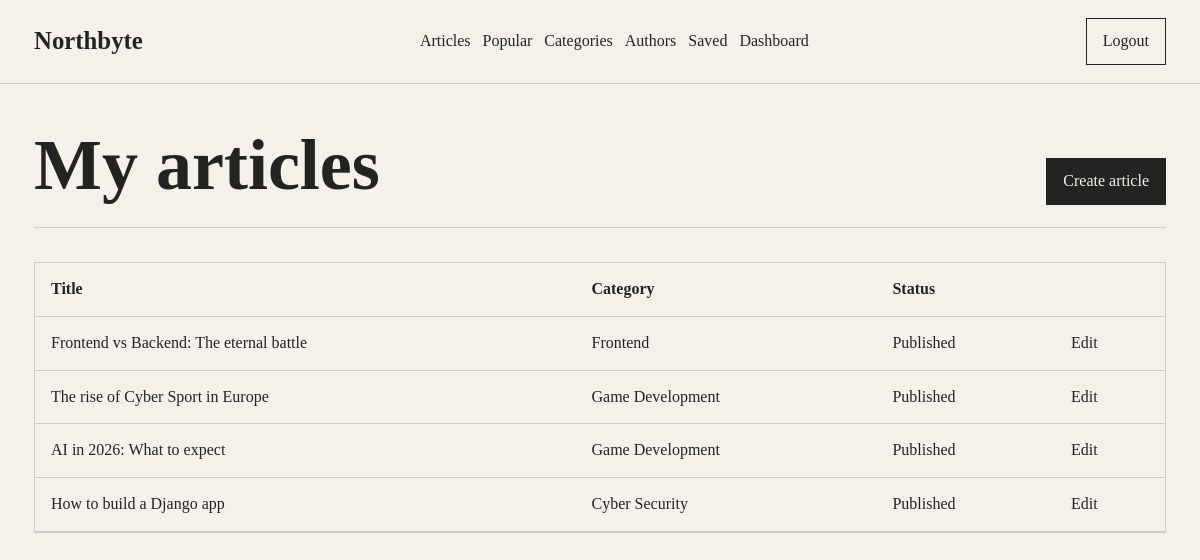
Page /articles/mine/ (signed in) on the earlier database version.
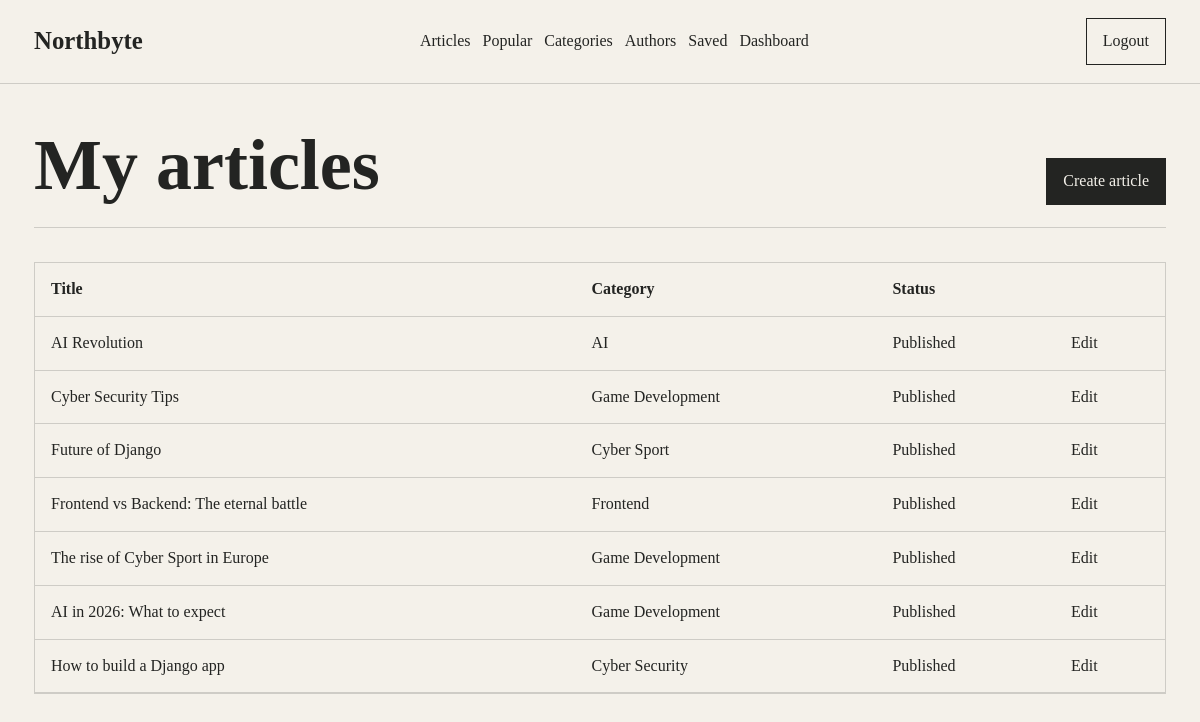
Same page on the later database version.
### articles/models.py (models this page shows, shortened)
class Article(models.Model):
    class Status(models.TextChoices):
        DRAFT = "draft", "Draft"
        PENDING = "pending", "Pending"
        PUBLISHED = "published", "Published"
        REJECTED = "rejected", "Rejected"
    title = models.CharField(max_length=180)
    slug = models.SlugField(max_length=220, unique=True, blank=True)
    author = models.ForeignKey(
        settings.AUTH_USER_MODEL,
        on_delete=models.CASCADE,
        related_name="articles",
    )
    image_url = models.URLField(max_length=500)
    excerpt = models.TextField(max_length=420)
    content = models.TextField()
    category = models.ForeignKey(
        Category,
        on_delete=models.PROTECT,
        related_name="articles",
    )
    status = models.CharField(
        max_length=20,
        choices=Status.choices,
        default=Status.PENDING,
    )
    created_at = models.DateTimeField(auto_now_add=True)
    updated_at = models.DateTimeField(auto_now=True)
    published_at = models.DateTimeField(null=True, blank=True)
    class Meta:
        ordering = ["-created_at"]
        verbose_name = "Article"
        verbose_name_plural = "Articles"
    def get_absolute_url(self):
        return reverse("articles:detail", kwargs={"slug": self.slug})

class Category(models.Model):
    name = models.CharField(max_length=80, unique=True)
    slug = models.SlugField(max_length=100, unique=True)
    class Meta:
        ordering = ["name"]
        verbose_name = "Category"
        verbose_name_plural = "Categories"

### articles/views.py (the view)
# urls.py: path("articles/mine/", views.my_articles, name="my_articles"),
@login_required
def my_articles(request):
    articles = Article.objects.filter(author=request.user).select_related("category")
    return render(request, "articles/my_articles.html", {"articles": articles})

### articles/templates/articles/my_articles.html (shortened to what this page needs)
{% extends "base.html" %}
{% block content %}
<section class="section-head">
    <h1>My articles</h1>
    <a class="button" href="{% url 'articles:create' %}">Create article</a>
</section>
<div class="table-panel">
    <table>
        <thead><tr><th>Title</th><th>Category</th><th>Status</th><th></th></tr></thead>
        <tbody>
        {% for article in articles %}
            <tr>
                <td><a href="{{ article.get_absolute_url }}">{{ article.title }}</a></td>
                <td>{{ article.category.name }}</td>
                <td>{{ article.get_status_display }}</td>
                <td><a href="{% url 'articles:update' article.slug %}">Edit</a></td>
            </tr>
        {% empty %}
            <tr><td colspan="4">No articles yet.</td></tr>
        {% endfor %}
        </tbody>
    </table>
</div>
{% endblock %}

### templates/base.html (shortened to what this page needs)
{% load static %}
<!doctype html>
<html lang="en">
<head>
    <link rel="stylesheet" href="{% static 'css/site.css' %}">
</head>
<body>
    <header class="site-header">
        <nav class="nav">
            <a class="brand" href="{% url 'articles:list' %}">Northbyte</a>
            <div class="nav-links">
                <a href="{% url 'articles:list' %}">Articles</a>
                <a href="{% url 'articles:popular' %}">Popular</a>
                <a href="{% url 'articles:categories' %}">Categories</a>
                <a href="{% url 'accounts:authors_list' %}">Authors</a>
                {% if user.is_authenticated %}
                    <a href="{% url 'articles:bookmarks' %}">Saved</a>
                    <a href="{% url 'accounts:dashboard' %}">Dashboard</a>
                {% endif %}
            </div>
            <div class="nav-actions">
                {% if user.is_authenticated %}
                    <form method="post" action="{% url 'accounts:logout' %}">
                        <button class="link-button" type="submit">Logout</button>
                    </form>
                {% else %}
                    <a href="{% url 'accounts:login' %}">Login</a>
                    <a class="button button-small" href="{% url 'accounts:register' %}">Register</a>
                {% endif %}
            </div>
        </nav>
    </header>
    <main class="page">
        {% block content %}{% endblock %}
    </main>
</body>
</html>

### static/css/site.css (style rules this page uses)
:root { --ink: #232422; --paper: #f4f1ea; --accent: #6f7c5f; --ink-soft: rgba(35, 36, 34, 0.72); --line: rgba(35, 36, 34, 0.18); --surface: rgba(244, 241, 234, 0.72); }
* { box-sizing: border-box; }
body { margin: 0; background: var(--paper); color: var(--ink); font-family: Georgia, "Times New Roman", serif; line-height: 1.55; }
a { color: inherit; text-decoration: none; }
.site-header { border-bottom: 1px solid var(--line); background: var(--paper); position: sticky; top: 0; z-index: 10; }
.nav { max-width: 1180px; margin: 0 auto; padding: 18px 24px; display: grid; grid-template-columns: auto 1fr auto; gap: 22px; align-items: center; }
.brand { font-size: 1.55rem; font-weight: 700; }
.nav-links, .nav-actions, .toolbar, .inline-actions { display: flex; flex-wrap: wrap; gap: 12px; align-items: center; }
.nav-links { justify-content: center; }
.page { max-width: 1180px; margin: 0 auto; padding: 42px 24px 72px; }
.section-head { display: flex; justify-content: space-between; align-items: flex-end; gap: 24px; margin-bottom: 34px; border-bottom: 1px solid var(--line); padding-bottom: 22px; }
h1, h2 { line-height: 1.1; margin: 0; }
h1 { font-size: clamp(2.2rem, 6vw, 4.8rem); max-width: 820px; }
.button, button, .link-button { border: 1px solid var(--ink); background: var(--ink); color: var(--paper); padding: 10px 16px; font: inherit; cursor: pointer; }
.secondary, .link-button { background: transparent; color: var(--ink); }
.table-panel { overflow-x: auto; border: 1px solid var(--line); }
table { width: 100%; border-collapse: collapse; }
th, td { text-align: left; padding: 14px 16px; border-bottom: 1px solid var(--line); }

Differences in the rows shown:
added Article: title "AI Revolution", category.name "AI", status "Published"
added Article: title "Cyber Security Tips", category.name "Game Development", status "Published"
added Article: title "Future of Django", category.name "Cyber Sport", status "Published"
